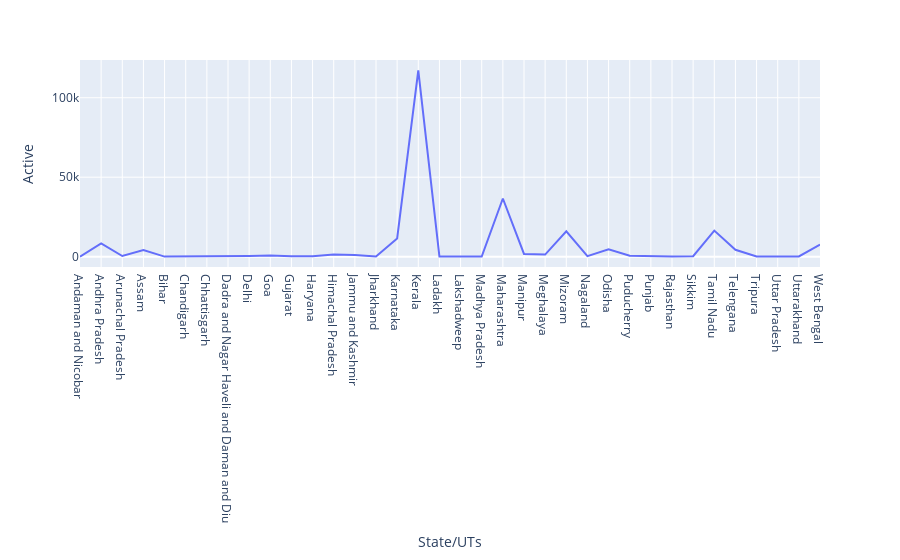

Notebook code cell kept with this figure:
### Code cell
px.line(data,
      'State/UTs',
      'Active',
       )

### Figure 1 — Plotly figure (JSON) as saved in the notebook; plotly's stock layout.template omitted (floating-point values rounded to 4 significant figures)
{"data": [{"hovertemplate": "State/UTs=%{x}<br>Active=%{y}<extra></extra>", "legendgroup": "", "line": {"color": "#636efa", "dash": "solid"}, "marker": {"symbol": "circle"}, "mode": "lines", "name": "", "orientation": "v", "showlegend": false, "type": "scatter", "x": ["Andaman and Nicobar", "Andhra Pradesh", "Arunachal Pradesh", "Assam", "Bihar", "Chandigarh", "Chhattisgarh", "Dadra and Nagar Haveli and Daman and Diu", "Delhi", "Goa", "Gujarat", "Haryana", "Himachal Pradesh", "Jammu and Kashmir", "Jharkhand", "Karnataka", "Kerala", "Ladakh", "Lakshadweep", "Madhya Pradesh", "Maharashtra", "Manipur", "Meghalaya", "Mizoram", "Nagaland", "Odisha", "Puducherry", "Punjab", "Rajasthan", "Sikkim", "Tamil Nadu", "Telengana", "Tripura", "Uttar Pradesh", "Uttarakhand", "West Bengal"], "xaxis": "x", "y": [10, 8310, 389, 4114, 34, 43, 211, 2, 399, 748, 176, 279, 1402, 1099, 112, 11437, 117237, 60, 3, 111, 36604, 1683, 1326, 15957, 289, 4566, 646, 236, 38, 326, 16379, 4345, 136, 145, 166, 7625], "yaxis": "y"}], "layout": {"legend": {"tracegroupgap": 0}, "margin": {"t": 60}, "xaxis": {"anchor": "y", "domain": [0, 1], "title": {"text": "State/UTs"}}, "yaxis": {"anchor": "x", "domain": [0, 1], "title": {"text": "Active"}}}}
